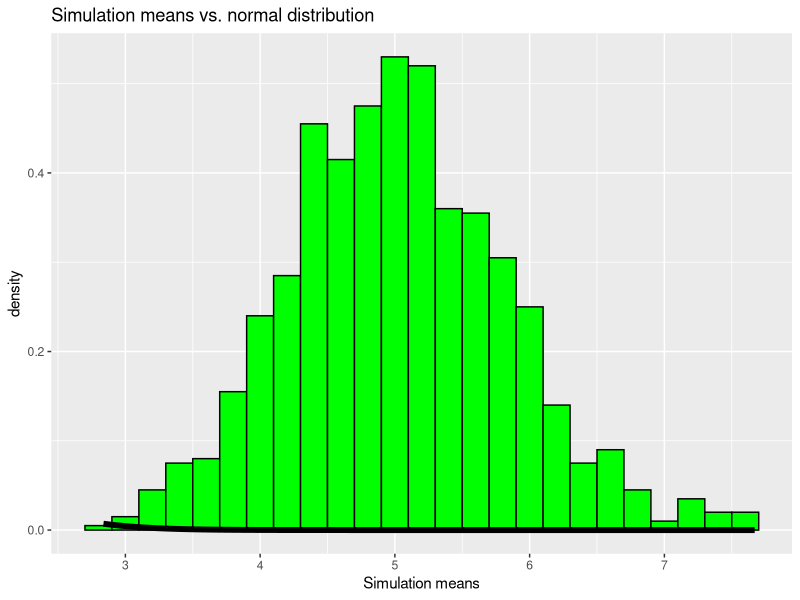

Generate this figure with R:
## ---- chunk 1
# knitr library for processing the present R markdown
library(knitr)
opts_chunk$set(echo = FALSE, results = "hide", cache = FALSE)

# ggplot2 library for enhanced plotting
library(ggplot2)
## ---- chunk 2
set.seed(164720)
lambda = 0.2
exponentials = 40
simulationMeans = vector()
for (i in 1:1000) { simulationMeans = c(simulationMeans, mean(rexp(exponentials, lambda))) }
## ---- chunk 3
mean(simulationMeans)
## ---- chunk 4
lambda^-1
## ---- chunk 5
abs(mean(simulationMeans) - lambda^-1)
## ---- chunk 6
var(simulationMeans)
## ---- chunk 7
(lambda * sqrt(exponentials))^-2
## ---- chunk 8
abs(var(simulationMeans) - (lambda * sqrt(exponentials))^-2)
## ---- chunk 9
ggplot(data.frame(y = simulationMeans), aes(x = y)) + 
    geom_histogram(aes(y = ..density..), binwidth = 0.2, 
        fill = "green", color = "black") +
    stat_function(fun = dnorm, arg = list(mean = lambda^-1, 
    sd = (lambda * sqrt(exponentials))^-1), size = 2) +
    labs(title = "Simulation means vs. normal distribution", x = "Simulation means")
